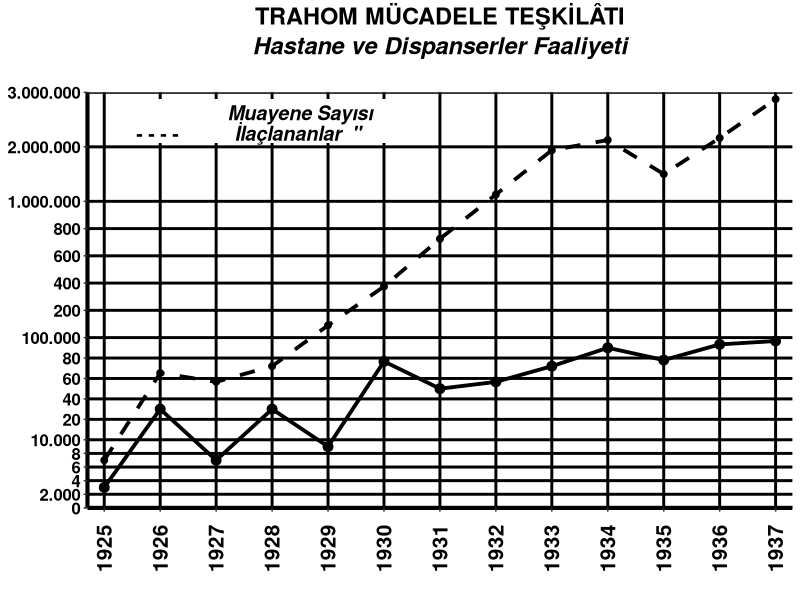
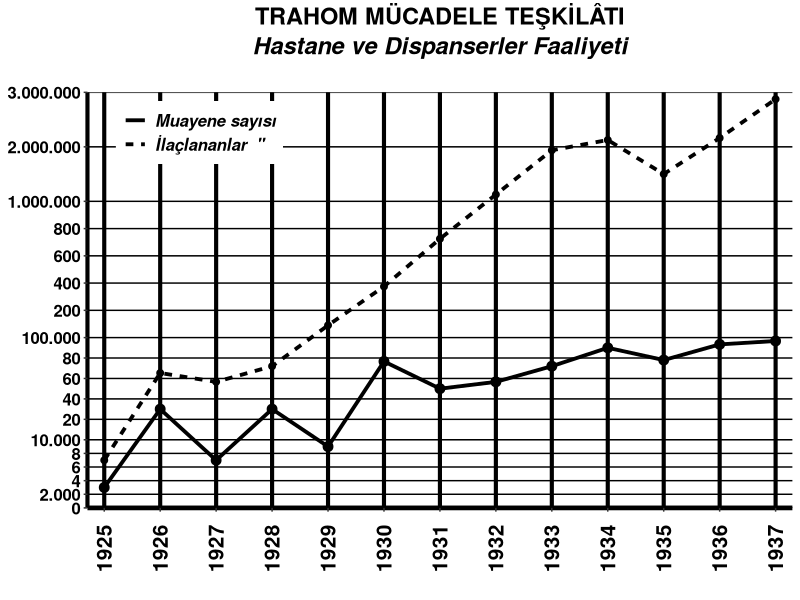

R code for these plots, in order:
Sys.setlocale(locale = "Turkish")
library(ggplot2)
tarih <- seq(1925,1937)
miktar <- c(3000,14500,7000,14500,9000,21500,17500,18500,20800,23500,21700,24000,24500)
miktar2 <- c(7000,19800,18500,20800,26800,32500,39500,46000,52500,54000,49000,54300,60000)
trahommucadele <- data.frame(tarih,miktar,miktar2)
ggplot(trahommucadele, aes(x=tarih)) +
geom_line(aes(y=miktar), size=1.3) + geom_point(aes(y=miktar), size=3)+
geom_line(aes(y=miktar2), size=1.3, linetype="dashed") + geom_point(aes(y=miktar2), size=2) +
labs(title = "TRAHOM MÜCADELE TEŞKİLÂTI",
     subtitle = "Hastane ve Dispanserler Faaliyeti\n",
     caption = "1925 \u2013 1937") +
theme_classic() +
theme(panel.grid.major = element_line(colour = "black", size = 1)) +
theme(plot.title = element_text(hjust = 0.5, size = 17, face = "bold")) +
theme(plot.subtitle = element_text(hjust = 0.5, size = 17, face = "bold.italic")) +
theme(axis.title = element_blank())  +
theme(plot.caption = element_text(hjust = 0.5, vjust = 157, face = "bold", size = 17)) +
theme(axis.text.x = element_text(size=15, face="bold",hjust = 0.7, vjust = 0.5, angle = 89.9, colour = "black")) +
theme(axis.text.y = element_text(size=12, face="bold", colour = "black")) +
theme(axis.line.x = element_line(size = 1.4)) +
theme(axis.line.y = element_line(size = 1.4)) +

scale_x_continuous(
  limits = c(1925,1937),
  breaks = seq(1925,1937),
  labels = c("1925","1926","1927","1928","1929","1930","1931","1932","1933","1934","1935","1936","1937"),
  expand = c(0,0.3)
) +
scale_y_continuous(
  limits = c(0,61000),
  breaks = c(0,2000,4000,6000,8000,10000,13000,16000,19000,22000,25000,29000,33000,37000,41000,45000,53000,61000),
  labels = c("0","2.000","4","6","8","10.000","20","40","60","80","100.000","200","400","600","800","1.000.000","2.000.000","3.000.000"),
  expand = c(0,0)
) +
annotate(geom="rect", xmin = 1925.1, xmax = 1930.5, ymin = 53500, ymax = 60000, fill = "white" ) +
annotate(geom="text", x=1928.5,y=58000,label="Muayene Sayısı", size= 5, fontface="bold.italic") +
annotate(geom="rect", xmin = 1925.5, xmax = 1926.5, ymin = 57900, ymax = 58000, fill = "black" ) +
annotate(geom="text", x=1928.5,y=55000,label="İlaçlananlar  \" ", size= 5, fontface="bold.italic") +
annotate(geom="text", x=1926,y=55000,label="- - - - ", size= 5, fontface="bold")

# An alternative solutin for adjusting thickness of vertical/horizontal grid lines and
# automating the legend with respect to linetype

Sys.setlocale(locale = "Turkish")
library(ggplot2)
tarih <- seq(1925,1937)
miktar <- c(3000,14500,7000,14500,9000,21500,17500,18500,20800,23500,21700,24000,24500)
miktar2 <- c(7000,19800,18500,20800,26800,32500,39500,46000,52500,54000,49000,54300,60000)
trahommucadele <- data.frame(tarih,miktar,miktar2)
ggplot(trahommucadele, aes(x=tarih)) +
  geom_line(aes(y=miktar,linetype="dashed"), size=1.3) + geom_point(aes(y=miktar), size=3)+
  geom_line(aes(y=miktar2,linetype="solid"), size=1.3) + geom_point(aes(y=miktar2), size=2) +
  labs(title = "TRAHOM MÜCADELE TEŞKİLÂTI",
       subtitle = "Hastane ve Dispanserler Faaliyeti\n",
       caption = "1925 \u2013 1937") +
  theme(panel.background = element_rect(fill = "white"),panel.grid.major.y = element_line(colour = "black", size = 0.5),panel.grid.major.x = element_line(colour = "black", size = 1.4)) +
  theme(plot.title = element_text(hjust = 0.5, size = 17, face = "bold")) +
  theme(plot.subtitle = element_text(hjust = 0.5, size = 17, face = "bold.italic")) +
  theme(axis.title = element_blank())  +
  theme(plot.caption = element_text(hjust = 0.5, vjust = 157, face = "bold", size = 17)) +
  theme(axis.text.x = element_text(size=15, face="bold",hjust = 0.7, vjust = 0.5, angle = 89.9, colour = "black")) +
  theme(axis.text.y = element_text(size=12, face="bold", colour = "black")) +
  theme(axis.line.x = element_line(size = 1.6, colour = "black")) +
  theme(axis.line.y = element_line(size = 1.4, colour = "black")) +
  
  scale_x_continuous(
    limits = c(1925,1937),
    breaks = seq(1925,1937),
    labels = c("1925","1926","1927","1928","1929","1930","1931","1932","1933","1934","1935","1936","1937"),
    expand = c(0,0.3)
  ) +
  scale_y_continuous(
    limits = c(0,61000),
    breaks = c(0,2000,4000,6000,8000,10000,13000,16000,19000,22000,25000,29000,33000,37000,41000,45000,53000,61000),
    labels = c("0","2.000","4","6","8","10.000","20","40","60","80","100.000","200","400","600","800","1.000.000","2.000.000","3.000.000"),
    expand = c(0,0)
  ) +
  scale_linetype_discrete(name="", labels=c("Muayene sayısı","İlaçlananlar  \" "))+
  theme(legend.title=element_blank(),legend.text = element_text(size=12,face = "bold.italic"),legend.position=c(0.04,0.98), 
        legend.justification=c(0,1), legend.direction='vertical',legend.spacing.x = unit(0.15,"cm"),
        legend.key = element_rect(size = 5, fill = "white", colour = "white"))+
  guides(fill=guide_legend(override.aes = list(size = 1.2), keywidth=0.78, keyheight=0.30,default.unit="inch")) 
